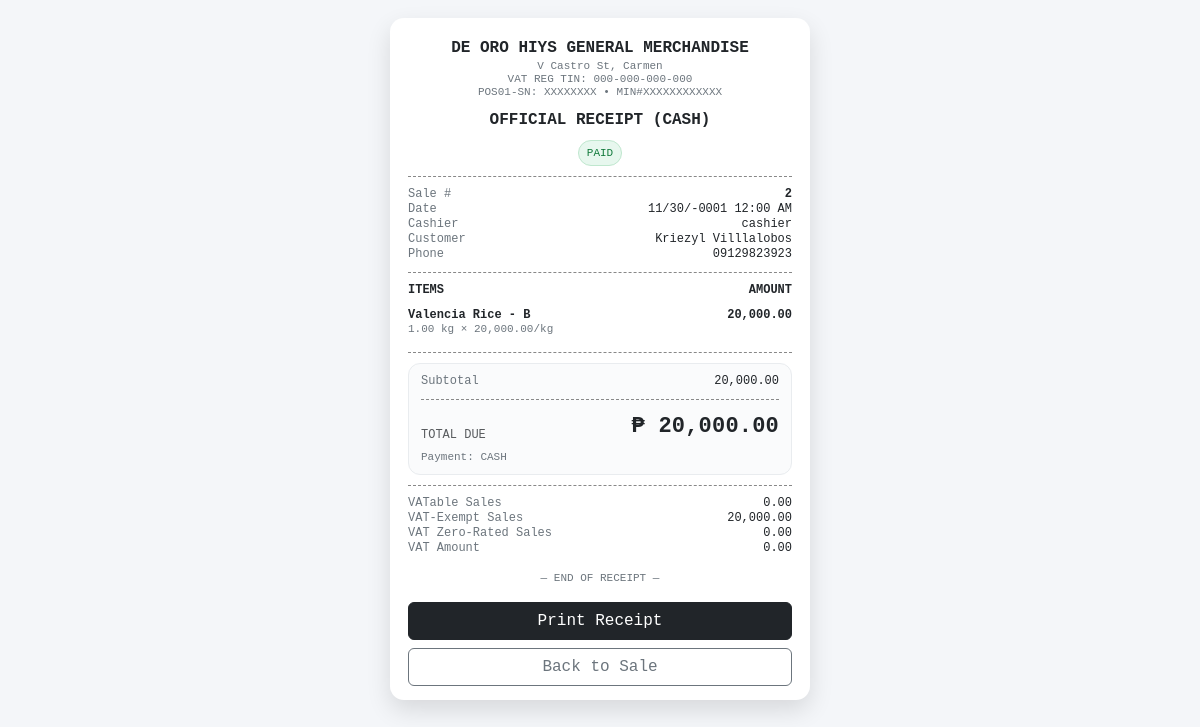
The page /capstone/cashier/receipt.php?sale_id=2 (signed in) on the database its author committed.
### tables this page shows
CREATE TABLE `sales` (
  `sale_id` int(11) NOT NULL,
  `user_id` int(11) DEFAULT NULL,
  `customer_id` int(11) DEFAULT NULL,
  `sale_date` datetime NOT NULL,
  `total_amount` decimal(10,2) DEFAULT NULL,
  `status` varchar(30) NOT NULL DEFAULT 'pending',
  `created_at` timestamp NOT NULL DEFAULT current_timestamp()
);

CREATE TABLE `users` (
  `user_id` int(11) NOT NULL,
  `username` varchar(50) NOT NULL,
  `password` varchar(255) NOT NULL,
  `first_name` varchar(50) DEFAULT NULL,
  `last_name` varchar(50) DEFAULT NULL,
  `phone` varchar(20) DEFAULT NULL,
  `role` varchar(20) NOT NULL,
  `created_at` timestamp NOT NULL DEFAULT current_timestamp(),
  `status` enum('active','inactive') DEFAULT 'active'
);

CREATE TABLE `customers` (
  `customer_id` int(11) NOT NULL,
  `first_name` varchar(50) DEFAULT NULL,
  `last_name` varchar(50) DEFAULT NULL,
  `phone` varchar(20) DEFAULT NULL,
  `address` text DEFAULT NULL,
  `created_at` timestamp NOT NULL DEFAULT current_timestamp()
);

CREATE TABLE `sales_items` (
  `sales_item_id` int(11) NOT NULL,
  `sale_id` int(11) DEFAULT NULL,
  `product_id` int(11) DEFAULT NULL,
  `qty_kg` decimal(10,2) DEFAULT NULL,
  `unit_price` decimal(10,2) DEFAULT NULL,
  `line_total` decimal(10,2) DEFAULT NULL
);

CREATE TABLE `products` (
  `product_id` int(11) NOT NULL,
  `variety` varchar(100) DEFAULT NULL,
  `grade` enum('A','B') NOT NULL,
  `unit_weight_kg` decimal(10,2) DEFAULT NULL,
  `price_per_sack` decimal(10,2) NOT NULL,
  `price_per_kg` decimal(10,2) NOT NULL,
  `created_at` timestamp NOT NULL DEFAULT current_timestamp(),
  `archived` tinyint(1) NOT NULL DEFAULT 0,
  `stock_kg` decimal(10,2) NOT NULL DEFAULT 0.00
);

### capstone/cashier/receipt.php (the view, shortened to what this page needs)
<?php
include '../config/db.php';
function h($v){ return htmlspecialchars((string)$v, ENT_QUOTES, 'UTF-8'); }
$sale_id = (int)($_GET['sale_id'] ?? 0);
$companyName = "DE ORO HIYS GENERAL MERCHANDISE";
$companyAddr = "V Castro St, Carmen";
$vatTin      = "000-000-000-000";
$posSn       = "POS01-SN: XXXXXXXX";
$minNo       = "MIN#XXXXXXXXXXXX";
$VAT_MODE = "EXEMPT";
$VAT_RATE = 0.12;
$stmt = $conn->prepare("
  SELECT s.sale_id, s.sale_date, s.total_amount, s.status,
         c.customer_id, c.first_name, c.last_name, c.phone, c.address,
         u.username AS cashier_name
  FROM sales s
  LEFT JOIN customers c ON s.customer_id = c.customer_id
  LEFT JOIN users u ON s.user_id = u.user_id
  WHERE s.sale_id = ?
  LIMIT 1
");
$stmt->bind_param("i", $sale_id);
$stmt->execute();
$sale = $stmt->get_result()->fetch_assoc();
$stmt = $conn->prepare("
  SELECT
    si.sales_item_id,
    si.product_id,
    si.qty_kg,
    si.unit_price,
    si.line_total,
    p.variety,
    p.grade,
    p.unit_weight_kg
  FROM sales_items si
  LEFT JOIN products p ON si.product_id = p.product_id
  WHERE si.sale_id = ?
  ORDER BY si.sales_item_id ASC
");
$stmt->bind_param("i", $sale_id);
$stmt->execute();
$resItems = $stmt->get_result();
$items = [];
while($r = $resItems->fetch_assoc()){ $items[] = $r; }
$isUtang = (strtolower((string)$sale['status']) === 'unpaid');
$payment = null;
if(!$isUtang){
  $stmt = $conn->prepare("
    SELECT payment_id, amount, method, paid_at
    FROM payments
    WHERE sale_id = ?
    ORDER BY paid_at DESC
    LIMIT 1
  ");
  if($stmt){
    $stmt->bind_param("i", $sale_id);
    $stmt->execute();
    $payment = $stmt->get_result()->fetch_assoc();
  }
}
$discType = 'none';
$subtotal = 0.0;
foreach($items as $it){
  $line = (float)($it['line_total'] ?? 0);
  $subtotal += $line;
}
$gross = $subtotal;
$net   = (float)($sale['total_amount'] ?? 0);
$vatableSales = 0.0;
$vatExemptSales = 0.0;
$vatZeroRatedSales = 0.0;
$vatAmount = 0.0;
if($VAT_MODE === "VATABLE"){
  $salesWithoutVat = $net / (1 + $VAT_RATE);
  $lessVat = $net - $salesWithoutVat;
  if(in_array($discType, ['pwd','sc'], true)){
    $vatableSales = 0.0;
    $vatAmount = 0.0;
    $vatExemptSales = $salesWithoutVat;
  } else {
    $vatableSales = $salesWithoutVat;
    $vatAmount = $lessVat;
    $vatExemptSales = 0.0;
  }
} else {
  $vatExemptSales = $net;
}
$receiptTitle = $isUtang ? "SALES INVOICE (UTANG)" : "OFFICIAL RECEIPT (CASH)";
$customerName = trim(($sale['first_name'] ?? '').' '.($sale['last_name'] ?? ''));
function peso($n){
  return number_format((float)$n, 2);
}
?>
<!DOCTYPE html>
<html lang="en">
<head>
<link href="https://cdn.jsdelivr.net/npm/bootstrap@5.3.2/dist/css/bootstrap.min.css" rel="stylesheet">
</head>
<body>
<div class="paper mono">
  <div class="text-center">
    <div class="fw-bold"><?= h($companyName) ?></div>
    <div class="small3"><?= h($companyAddr) ?></div>
    <div class="small3">VAT REG TIN: <?= h($vatTin) ?></div>
    <div class="small3"><?= h($posSn) ?> • <?= h($minNo) ?></div>
    <div class="mt-2 fw-bold"><?= h($receiptTitle) ?></div>
    <div class="mt-2 d-flex justify-content-center gap-2 flex-wrap">
      <?php if(!$isUtang): ?>
        <span class="badge-pill badge-paid">PAID</span>
      <?php else: ?>
        <span class="badge-pill badge-ut">UTANG / UNPAID</span>
      <?php endif; ?>
    </div>
  </div>
  <div class="hr-dash"></div>
  <div class="small2">
    <div class="kv"><span>Sale #</span><span><b><?= (int)$sale['sale_id'] ?></b></span></div>
    <div class="kv"><span>Date</span><span><?= h(date("m/d/Y h:i A", strtotime($sale['sale_date']))) ?></span></div>
    <div class="kv"><span>Cashier</span><span><?= h($sale['cashier_name'] ?: 'Cashier') ?></span></div>
    <div class="kv"><span>Customer</span><span><?= h($customerName) ?></span></div>
    <?php if(!empty($sale['phone'])): ?>
      <div class="kv"><span>Phone</span><span><?= h($sale['phone']) ?></span></div>
    <?php endif; ?>
  </div>
  <div class="hr-dash"></div>
  <div class="small2 fw-bold d-flex justify-content-between">
    <span>ITEMS</span><span>AMOUNT</span>
  </div>
  <table class="tableMini small2 mt-1">
    <?php foreach($items as $it): ?>
      <?php
        $name = trim(($it['variety'] ?? 'Rice') . ' - ' . ($it['grade'] ?? ''));
        $qtyKg = (float)($it['qty_kg'] ?? 0);
        $unitPrice = (float)($it['unit_price'] ?? 0);
        $line = (float)($it['line_total'] ?? 0);
        $sackW = (float)($it['unit_weight_kg'] ?? 0);
        $uType = 'kg';
        $qtyInput = 0.0;
        if($qtyInput <= 0){
          if($uType === 'sack' && $sackW > 0){
            $qtyInput = $qtyKg / $sackW;
          } else {
            $uType = 'kg';
            $qtyInput = $qtyKg;
          }
        }
        $qtyLabel = ($uType === 'sack')
          ? (number_format($qtyInput,0) . " sack(s)")
          : (number_format($qtyInput,2) . " kg");
        $unitLabel = ($uType === 'sack') ? "/sack" : "/kg";
      ?>
      <tr>
        <td style="padding-right:8px;">
          <div class="fw-semibold"><?= h($name) ?></div>
          <div class="small3">
            <?= h($qtyLabel) ?> × <?= peso($unitPrice) ?><?= h($unitLabel) ?>
          </div>
        </td>
        <td class="amount fw-bold"><?= peso($line) ?></td>
      </tr>
    <?php endforeach; ?>
  </table>
  <div class="hr-dash"></div>
  <div class="totalBox">
    <div class="small2 kv"><span>Subtotal</span><span><?= peso($gross) ?></span></div>
    <div class="hr-dash"></div>
    <div class="d-flex justify-content-between align-items-end">
      <div class="small2 text-muted">TOTAL DUE</div>
      <div class="totalDue">₱ <?= peso($net) ?></div>
    </div>
    <?php if(!$isUtang): ?>
      <div class="small3 mt-2">
        Payment: <?= h(strtoupper($payment['method'] ?? 'CASH')) ?>
      </div>
    <?php endif; ?>
  </div>
  <div class="hr-dash"></div>
  <div class="small2">
    <div class="kv"><span>VATable Sales</span><span><?= peso($vatableSales) ?></span></div>
    <div class="kv"><span>VAT-Exempt Sales</span><span><?= peso($vatExemptSales) ?></span></div>
    <div class="kv"><span>VAT Zero-Rated Sales</span><span><?= peso($vatZeroRatedSales) ?></span></div>
    <div class="kv"><span>VAT Amount</span><span><?= peso($vatAmount) ?></span></div>
  </div>
  <div class="text-center small3 mt-3">
    — END OF RECEIPT —
  </div>
  <div class="no-print d-grid gap-2 mt-3">
    <button class="btn btn-dark" onclick="window.print()">Print Receipt</button>
    <a href="pos.php" class="btn btn-outline-secondary">Back to Sale</a>
  </div>
</div>
</body>
</html>

### capstone/cashier/receipt.php (style rules this page uses)
:root { --paper-w: 420px; --muted: #6c757d; }
body { background:#f4f6f9; }
.paper { max-width: var(--paper-w); margin: 18px auto; background: #fff; padding: 18px 18px 14px; border-radius: 14px; box-shadow: 0 10px 24px rgba(0,0,0,.12); }
.mono { font-family: ui-monospace, SFMono-Regular, Menlo, Monaco, Consolas, "Liberation Mono", "Courier New", monospace; }
.small2 { font-size: 12px; line-height: 1.25; }
.small3 { font-size: 11px; line-height: 1.2; color: var(--muted); }
.hr-dash { border-top:1px dashed #888; margin: 10px 0; }
.kv { display:flex; justify-content:space-between; gap:10px; }
.kv span:first-child { color: var(--muted); }
.badge-pill { display:inline-block; padding:4px 8px; border-radius:999px; font-size:11px; }
.badge-paid { background:#e7f7ee; color:#127a3c; border:1px solid #bfe7ce; }
.totalBox { border:1px solid #e9ecef; border-radius: 12px; padding: 10px 12px; background: #fafbfc; }
.totalDue { font-size: 22px; font-weight: 800; letter-spacing: .2px; }
.tableMini { width:100%; border-collapse: collapse; }
.tableMini td { padding: 6px 0; vertical-align: top; }
.amount { text-align:right; white-space:nowrap; }

### rows shown on the page
sales: status "OFFICIAL RECEIPT (CASH)", sale_id "2", sale_date "11/30/-0001 12:00 AM", user.username "cashier", customer.last_name "Kriezyl Villlalobos", customer.phone "09129823923", total_amount "20,000.00"
sales_items: product.grade "Valencia Rice - B", qty_kg "1.00 kg", unit_price "20,000.00", unitLabel "/kg", line_total "20,000.00"

### other values the page prints
$companyName "DE ORO HIYS GENERAL MERCHANDISE"
$companyAddr "V Castro St, Carmen"
$vatTin "000-000-000-000"
$posSn "POS01-SN: XXXXXXXX"
$minNo "MIN#XXXXXXXXXXXX"
$payment['method'] "CASH"
peso($vatableSales) "0.00"
peso($vatZeroRatedSales) "0.00"
peso($vatAmount) "0.00"
